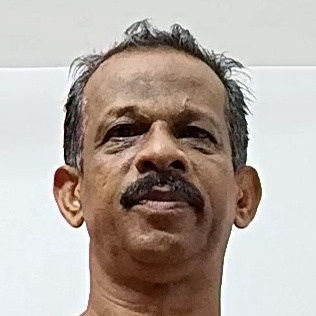
#> input picture database/unknown_faces/unknown_20260330_070029.jpg, 316 x 316 px
$ python -i image_utils.py   (imports and definitions only)   (Python 2 division)
#> lines starting #> are read from the running program, lines starting #| are printed output that depends on the picture
"""Image processing utilities for the Face Detection System"""

import cv2
import numpy as np
from PIL import Image, ImageEnhance
import config


def enhance_face(face_image: np.ndarray) -> np.ndarray:
    """
    Enhance face image quality for better recognition.

    7-step pipeline: resize -> sharpen -> contrast -> brightness -> CLAHE -> denoise -> return
    """
    if face_image is None or face_image.size == 0:
        return face_image

    target_size = getattr(config, 'FACE_ENHANCEMENT_TARGET_SIZE', 224)
    face_resized = cv2.resize(face_image, (target_size, target_size),
                              interpolation=cv2.INTER_LANCZOS4)

    face_pil = Image.fromarray(cv2.cvtColor(face_resized, cv2.COLOR_BGR2RGB))

    enhancer = ImageEnhance.Sharpness(face_pil)
    face_pil = enhancer.enhance(getattr(config, 'FACE_SHARPNESS_FACTOR', 1.5))

    enhancer = ImageEnhance.Contrast(face_pil)
    face_pil = enhancer.enhance(getattr(config, 'FACE_CONTRAST_FACTOR', 1.2))

    enhancer = ImageEnhance.Brightness(face_pil)
    face_pil = enhancer.enhance(getattr(config, 'FACE_BRIGHTNESS_FACTOR', 1.1))

    face_enhanced = cv2.cvtColor(np.array(face_pil), cv2.COLOR_RGB2BGR)

    lab = cv2.cvtColor(face_enhanced, cv2.COLOR_BGR2LAB)
    l, a, b = cv2.split(lab)
    clahe = cv2.createCLAHE(clipLimit=2.0, tileGridSize=(8, 8))
    l = clahe.apply(l)
    enhanced = cv2.merge([l, a, b])
    face_enhanced = cv2.cvtColor(enhanced, cv2.COLOR_LAB2BGR)

    face_enhanced = cv2.fastNlMeansDenoisingColored(face_enhanced, None, 10, 10, 7, 21)

    return face_enhanced


# [63 lines left out: functions draw_face_box, resize_frame, add_timestamp_overlay, not called in this run]

>>> import cv2
>>> picture = cv2.imread('../../database/unknown_faces/unknown_20260330_070029.jpg', cv2.IMREAD_GRAYSCALE)
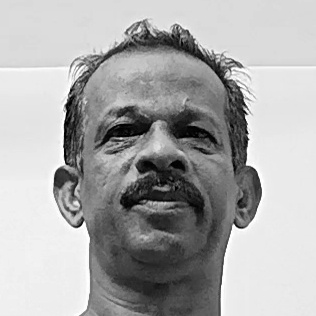
#> picture: shape (316, 316); min 0, max 255, mean 171
>>> result = enhance_face(picture)
#> in enhance_face, `face_pil = enhancer.enhance(getattr(config, 'FACE_CONTRAST_FACTOR', 1...`:
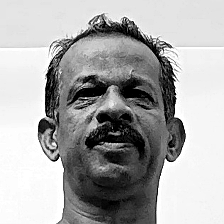
#> face_pil: PIL image 224x224 RGB; min 0, max 255, mean 170.5
#> in enhance_face, `face_pil = enhancer.enhance(getattr(config, 'FACE_BRIGHTNESS_FACTOR', ..`:
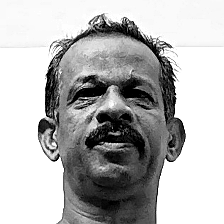
#> face_pil: PIL image 224x224 RGB; min 0, max 255, mean 180.8
#> in enhance_face, `lab = cv2.cvtColor(face_enhanced, cv2.COLOR_BGR2LAB)`: lab: shape (224, 224, 3); mean of channels 0, 1, 2 183.3, 128, 128
#> in enhance_face, `l, a, b = cv2.split(lab)`: a: shape (224, 224); every value is 128
#> in enhance_face, `l = clahe.apply(l)`:
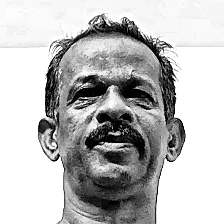
#> l: shape (224, 224); min 1, max 255, mean 188.6
#> in enhance_face, `enhanced = cv2.merge([l, a, b])`: enhanced: shape (224, 224, 3); mean of channels 0, 1, 2 188.6, 128, 128
#> in enhance_face, `face_enhanced = cv2.fastNlMeansDenoisingColored(face_enhanced, None, 1..`:
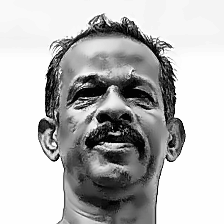
#> face_enhanced: shape (224, 224, 3); mean R, G, B 185.5, 185.5, 185.5

$ run again, on database/unknown_faces/unknown_20260330_070045.jpg
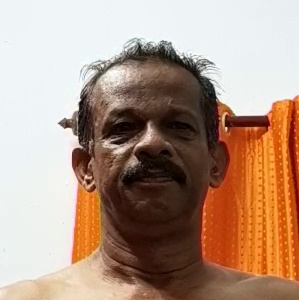
#> input picture database/unknown_faces/unknown_20260330_070045.jpg, 299 x 300 px
#> `picture = cv2.imread('../../database/unknown_faces/unknown_20260330_07..`:
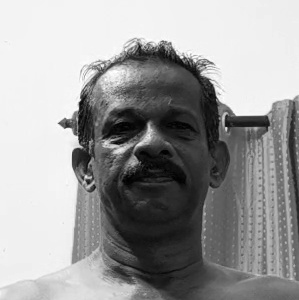
#> picture: shape (300, 299); min 0, max 255, mean 156.7
#> lab: shape (224, 224, 3); mean of channels 0, 1, 2 161.9, 128, 128
#> a: shape (224, 224); every value is 128
#> enhanced: shape (224, 224, 3); mean of channels 0, 1, 2 167.9, 128, 128
#> in enhance_face, `face_enhanced = cv2.fastNlMeansDenoisingColored(face_enhanced, None, 1..`:
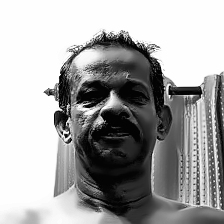
#> face_enhanced: shape (224, 224, 3); mean R, G, B 164.9, 165, 164.9

$ run again, on database/unknown_faces/unknown_20260330_070107.jpg
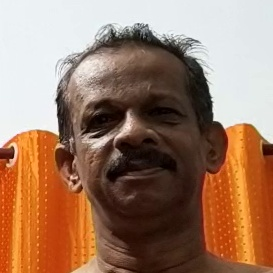
#> input picture database/unknown_faces/unknown_20260330_070107.jpg, 273 x 273 px
#> in enhance_face, `face_pil = enhancer.enhance(getattr(config, 'FACE_CONTRAST_FACTOR', 1...`:
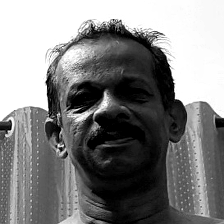
#> face_pil: PIL image 224x224 RGB; min 0, max 255, mean 129.8
#> lab: shape (224, 224, 3); mean of channels 0, 1, 2 138.2, 128, 128
#> a: shape (224, 224); every value is 128
#> enhanced: shape (224, 224, 3); mean of channels 0, 1, 2 143.4, 128, 128
#> in enhance_face, `face_enhanced = cv2.fastNlMeansDenoisingColored(face_enhanced, None, 1..`:
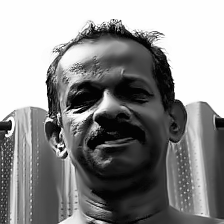
#> face_enhanced: shape (224, 224, 3); mean R, G, B 139.7, 139.7, 139.7

$ run again, on database/unknown_faces/unknown_20260330_070122.jpg
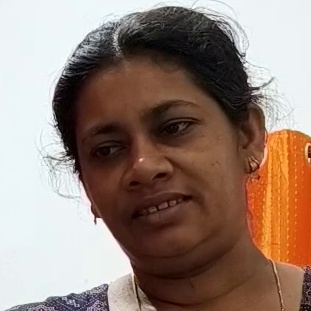
#> input picture database/unknown_faces/unknown_20260330_070122.jpg, 311 x 311 px
#> in enhance_face, `face_pil = enhancer.enhance(getattr(config, 'FACE_CONTRAST_FACTOR', 1...`:
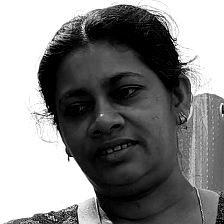
#> face_pil: PIL image 224x224 RGB; min 0, max 255, mean 131
#> lab: shape (224, 224, 3); mean of channels 0, 1, 2 137.2, 128, 128
#> a: shape (224, 224); every value is 128
#> enhanced: shape (224, 224, 3); mean of channels 0, 1, 2 148.4, 128, 128
#> in enhance_face, `face_enhanced = cv2.fastNlMeansDenoisingColored(face_enhanced, None, 1..`:
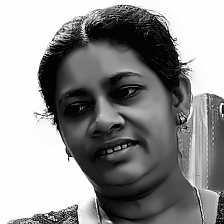
#> face_enhanced: shape (224, 224, 3); mean R, G, B 145.1, 145.2, 145.1
